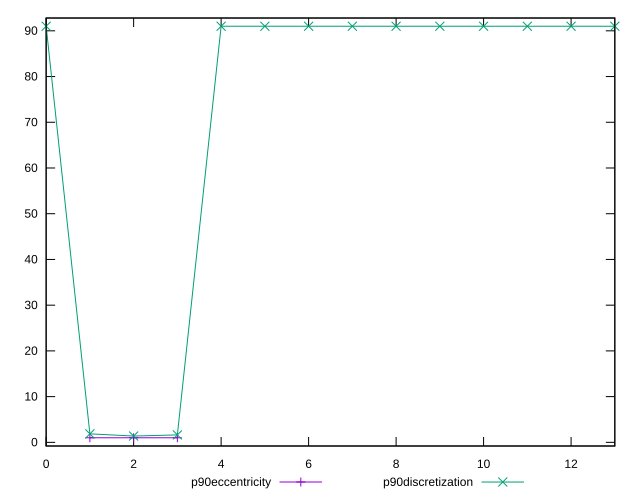

The script that saved this image:
reset
set terminal svg size 640, 500 enhanced background rgb 'white'
set output "reprap/total-blocking-time/progression/eccentricity.svg"

$p90Eccentricity <<EOF
1 0.9999999999999997
2 0.9999999999999999
3 1.0000000000000004
EOF

$p90Discretization <<EOF
0 90
1 1.8
2 1.3846153846153846
3 1.6363636363636365
4 90
5 90
6 90
7 90
8 90
9 90
10 90
11 90
12 90
13 90
EOF

set key outside below
set yrange [-0.7800000000000004:91.78]

plot \
  $p90Eccentricity title "p90eccentricity" with linespoints, \
  $p90Discretization title "p90discretization" with linespoints, \


reset
